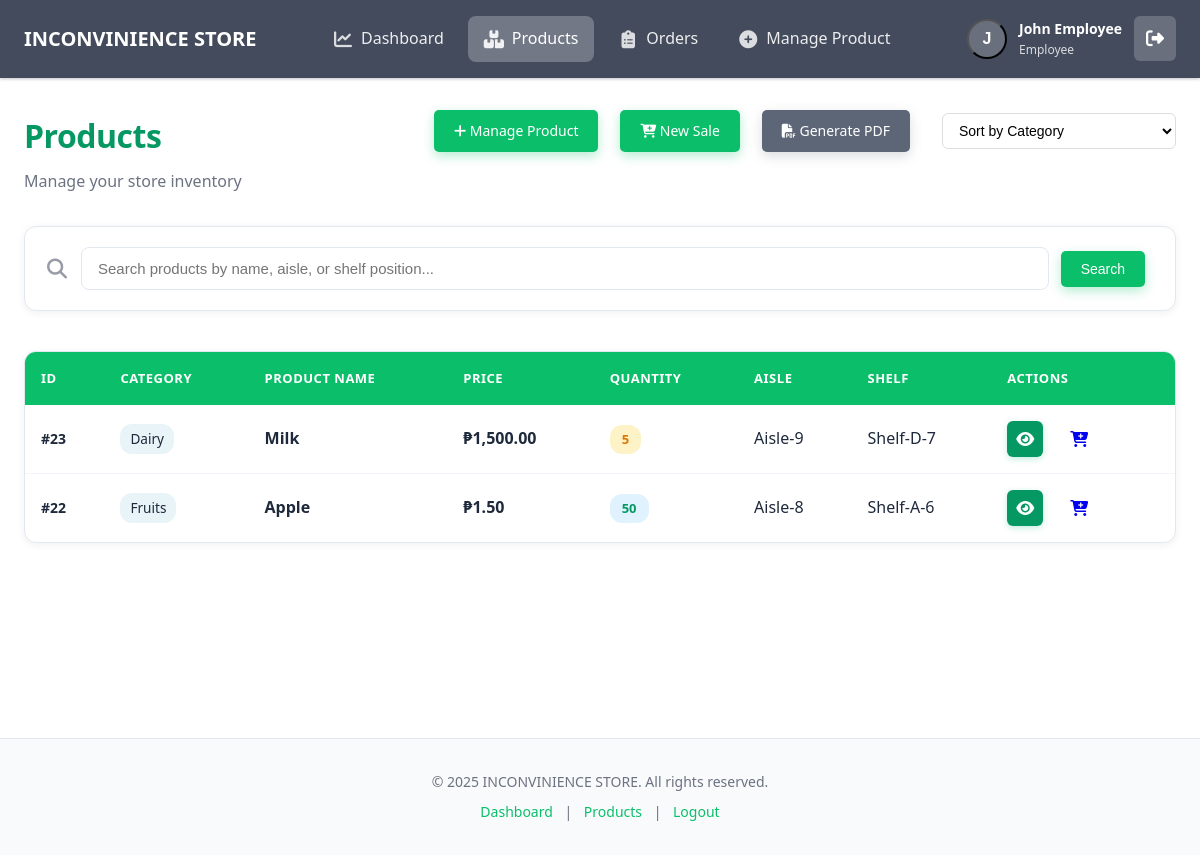
Screenshot of /items.php (signed in) with the database file from the repository.
### tables this page shows
CREATE TABLE `items` (
  `item_id` int(11) NOT NULL AUTO_INCREMENT PRIMARY KEY,
  `item_name` varchar(255) NOT NULL,
  `category` varchar(100),
  `price` decimal(10,2) NOT NULL,
  `quantity` int(11) NOT NULL DEFAULT 0,
  `isles` varchar(100) NOT NULL,
  `shelf_position` varchar(100) NOT NULL,
  `created_at` timestamp NOT NULL DEFAULT current_timestamp(),
  `updated_at` timestamp NOT NULL DEFAULT current_timestamp() ON UPDATE current_timestamp()
);

### items.php (the view, shortened to what this page needs)
<?php
require_once 'auth.php';
$search = $_GET['search'] ?? '';
$sort_by = $_GET['sort'] ?? 'category';
if (!empty($search)) {
    $search_param = "%" . $search . "%";
    $conn = getDBConnection();
    $stmt = $conn->prepare("SELECT * FROM items WHERE item_name LIKE ? OR isles LIKE ? OR shelf_position LIKE ? OR category LIKE ? ORDER BY item_name ASC");
    $stmt->bind_param("ssss", $search_param, $search_param, $search_param, $search_param);
    $stmt->execute();
    $result = $stmt->get_result();
} else {
    $conn = getDBConnection();
    $order_by = match($sort_by) {
        'name' => 'item_name ASC',
        'price_asc' => 'price ASC',
        'price_desc' => 'price DESC',
        'quantity_asc' => 'quantity ASC',
        'quantity_desc' => 'quantity DESC',
        'category' => 'category ASC, item_name ASC',
        default => 'category ASC, item_name ASC'
    };
    $sql = "SELECT * FROM items ORDER BY " . $order_by;
    $result = $conn->query($sql);
}
$all_items = [];
if ($result) {
    while ($row = $result->fetch_assoc()) {
        $all_items[] = $row;
    }
}
?>
<?php
require_once 'includes/header.php';
?>
<main class="main-content">
    <div class="page-header">
        <div class="page-title-section">
            <h1 class="page-title">Products</h1>
            <p class="page-subtitle">Manage your store inventory</p>
        </div>
        <div class="page-actions">
            <a href="create.php" class="btn btn-primary">
                <i class="fas fa-plus"></i> Manage Product
            </a>
            <a href="order.php?action=sales" class="btn btn-primary">
                <i class="fas fa-cart-plus"></i> New Sale
            </a>
            <a href="pdf.php<?php echo !empty($search) ? '?search=' . urlencode($search) : ''; ?>" class="btn btn-secondary" target="_blank">
                <i class="fas fa-file-pdf"></i> Generate PDF
            </a>
            <div style="display: inline-block; position: relative;">
                <form method="GET" action="items.php" style="display: inline;">
                    <select name="sort" onchange="this.form.submit()" class="form-input-modern" style="padding: 8px 12px; margin-left: 10px;">
                        <option value="category" <?php echo $sort_by === 'category' ? 'selected' : ''; ?>>Sort by Category</option>
                    </select>
                </form>
            </div>
        </div>
    </div>
    <section class="search-section">
        <form method="GET" action="items.php" class="search-form-modern">
            <div class="search-input-wrapper">
                <span class="search-icon"><i class="fas fa-search"></i></span>
                <input type="text" name="search" class="search-input-modern"
                       placeholder="Search products by name, aisle, or shelf position..."
                       value="<?php echo htmlspecialchars($search); ?>">
                <button type="submit" class="btn btn-primary search-btn">Search</button>
            </div>
        </form>
    </section>
    <section class="table-section">
        <div class="table-wrapper">
            <table class="data-table-modern">
                <thead>
                    <tr>
                        <th>ID</th>
                        <th>Category</th>
                        <th>Product Name</th>
                        <th>Price</th>
                        <th>Quantity</th>
                        <th>Aisle</th>
                        <th>Shelf</th>
                        <th>Actions</th>
                    </tr>
                </thead>
                <tbody>
                    <?php if (empty($all_items)): ?>
                        <tr>
                            <td colspan="8" class="empty-state">
                                <div class="empty-message">
                                    <span class="empty-icon"><i class="fas fa-box-open"></i></span>
                                    <p>
                                        <?php if (!empty($search)): ?>
                                            No products found matching your search.
                                            <a href="items.php">View all products</a>
                                        <?php else: ?>
                                            No products found.
                                            <a href="create.php">Add your first product</a>
                                        <?php endif; ?>
                                    </p>
                                </div>
                            </td>
                        </tr>
                    <?php else: ?>
                        <?php foreach ($all_items as $row): ?>
                            <tr>
                                <td class="id-cell">#<?php echo htmlspecialchars($row['item_id']); ?></td>
                                <td class="category-cell">
                                    <span style="display: inline-block; padding: 4px 10px; background: #e8f4f8; border-radius: 12px; font-size: 0.85em;">
                                        <?php echo htmlspecialchars($row['category'] ?: 'Uncategorized'); ?>
                                    </span>
                                </td>
                                <td class="name-cell">
                                    <strong><?php echo htmlspecialchars($row['item_name']); ?></strong>
                                </td>
                                <td class="price-cell">&#8369;<?php echo number_format($row['price'], 2); ?></td>
                                <td class="quantity-cell">
                                    <span class="quantity-badge <?php echo $row['quantity'] < 10 ? 'low-stock' : ''; ?>">
                                        <?php echo htmlspecialchars($row['quantity']); ?>
                                    </span>
                                </td>
                                <td class="aisle-cell"><?php echo !empty($row['isles']) ? htmlspecialchars($row['isles']) : '<span style="color: #999;">N/A</span>'; ?></td>
                                <td class="shelf-cell"><?php echo !empty($row['shelf_position']) ? htmlspecialchars($row['shelf_position']) : '<span style="color: #999;">N/A</span>'; ?></td>
                                <td class="actions-cell">
                                    <div class="action-buttons">
                                        <a href="view.php?id=<?php echo $row['item_id']; ?>" class="btn btn-view" title="View Details"><i class="fas fa-eye"></i></a>
                                        <a href="order.php?action=sales&item_id=<?php echo $row['item_id']; ?>" class="btn btn-sale" title="Create Sale"><i class="fas fa-cart-plus"></i></a>
                                    </div>
                                </td>
                            </tr>
                        <?php endforeach; ?>
                    <?php endif; ?>
                </tbody>
            </table>
        </div>
    </section>
</main>
<?php
require_once 'includes/footer.php';
?>

### rows the page displays
items: item_id "23", category "Dairy", item_name "Milk", price "1,500.00", quantity "5", isles "Aisle-9", shelf_position "Shelf-D-7"
items: item_id "22", category "Fruits", item_name "Apple", price "1.50", quantity "50", isles "Aisle-8", shelf_position "Shelf-A-6"

### other values shown
substr($user['full_name'], 0, 1) "J"
$user['full_name'] "John Employee"
$user['role'] "Employee"
